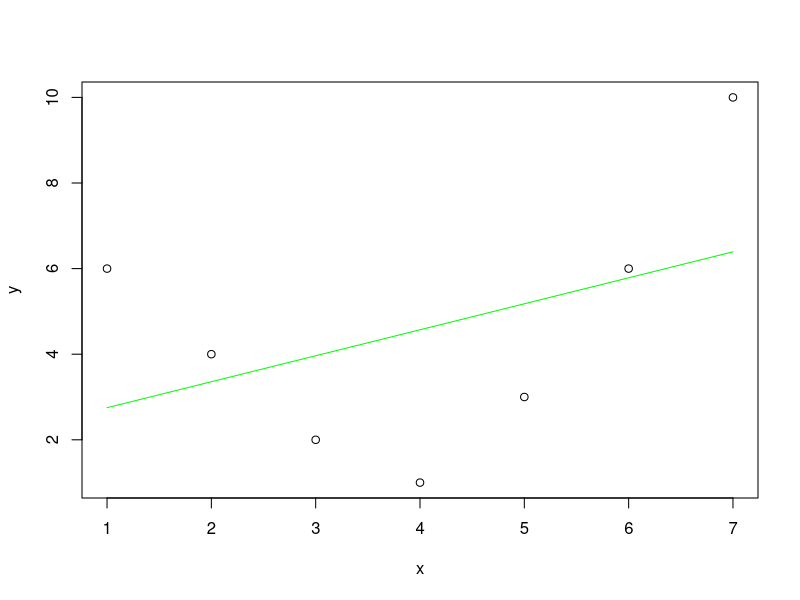

Generate this figure with R:
## Exercise 1 ####
x <- seq(1,7,by = 1)
y <- c(6,4,2,1,3,6,10)
model <- lm(y ~ x)
coeff <- model$coefficients
d <- function(x){
  coeff[1] + x*coeff[2]
}
plot(x,y)
lines(x,d(x),col="green")